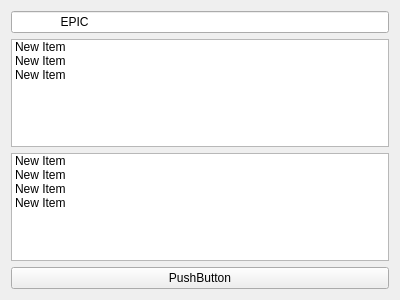
<?xml version="1.0" encoding="UTF-8"?>
<ui version="4.0">
 <class>GUI_UI</class>
 <widget class="QWidget" name="GUI_UI">
  <property name="enabled">
   <bool>true</bool>
  </property>
  <property name="geometry">
   <rect>
    <x>0</x>
    <y>0</y>
    <width>400</width>
    <height>300</height>
   </rect>
  </property>
  <property name="windowTitle">
   <string>GUI_UI</string>
  </property>
  <layout class="QVBoxLayout" name="verticalLayout">
   <item>
    <widget class="QLineEdit" name="lineEdit">
     <property name="text">
      <string>              EPIC</string>
     </property>
    </widget>
   </item>
   <item>
    <widget class="QListWidget" name="listWidget_2">
     <item>
      <property name="text">
       <string>New Item</string>
      </property>
     </item>
     <item>
      <property name="text">
       <string>New Item</string>
      </property>
     </item>
     <item>
      <property name="text">
       <string>New Item</string>
      </property>
     </item>
    </widget>
   </item>
   <item>
    <widget class="QListWidget" name="listWidget">
     <item>
      <property name="text">
       <string>New Item</string>
      </property>
     </item>
     <item>
      <property name="text">
       <string>New Item</string>
      </property>
     </item>
     <item>
      <property name="text">
       <string>New Item</string>
      </property>
     </item>
     <item>
      <property name="text">
       <string>New Item</string>
      </property>
     </item>
    </widget>
   </item>
   <item>
    <widget class="QPushButton" name="pushButton">
     <property name="text">
      <string>PushButton</string>
     </property>
    </widget>
   </item>
  </layout>
 </widget>
 <resources/>
 <connections/>
</ui>
